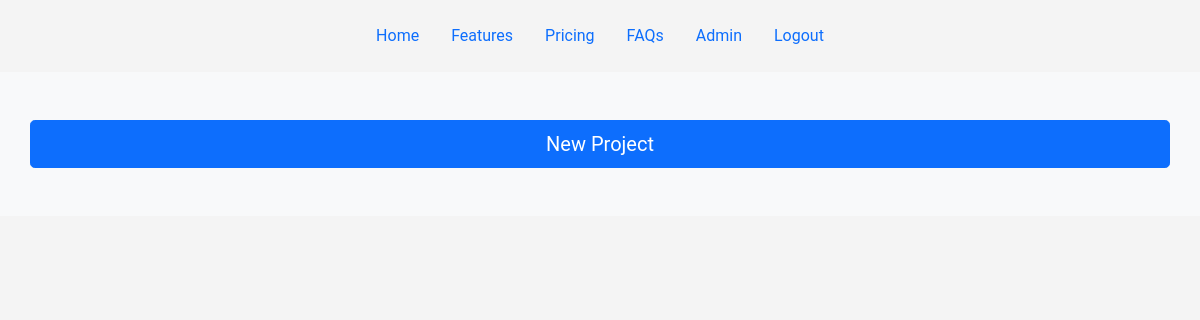
The app's page /projects/ (signed in), older data.
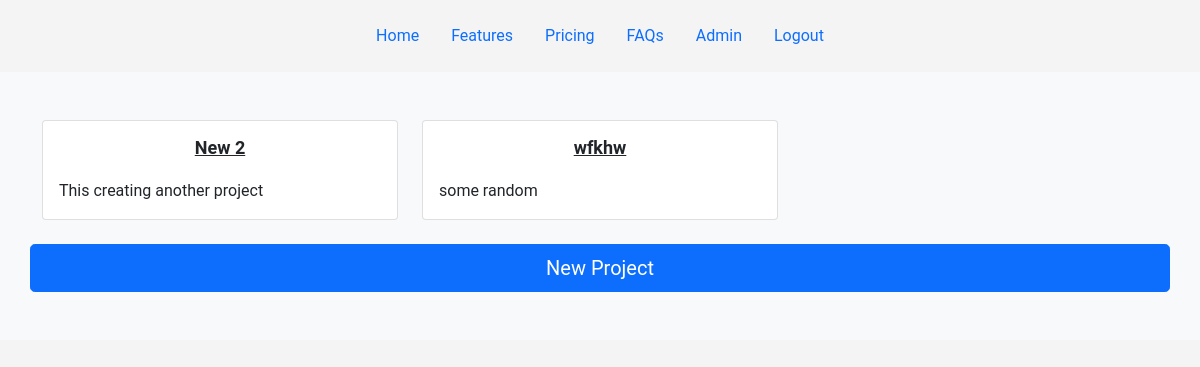
The same page, newer data.
### project/models.py (models this page shows, shortened)
class Project(models.Model):
    name = models.CharField(max_length=250)
    slug = models.SlugField(max_length=250, unique=True)
    description = models.TextField()
    user = models.ForeignKey(settings.AUTH_USER_MODEL, on_delete=models.PROTECT)
    assigned_users = models.ManyToManyField(
        settings.AUTH_USER_MODEL, related_name="assigned_projects"
    )
    is_completed = models.BooleanField(default=False)
    def get_absolute_url(self):
        return reverse("project:project_detail", args=[self.slug])

### project/views.py (the view, shortened to what this page needs)
# urls.py: path("projects/", ProjectListingView.as_view(), name="projects"),
class ProjectListingView(LoginRequiredMixin, PermissionRequiredMixin, ListView):
    model = Project
    template_name = "project.html"
    context_object_name = "projects"
    permission_required = "project.view_project"
    def get_queryset(self):
        if self.request.user.groups.filter(name="Admin").exists():
            return Project.objects.all()
        queryset = Project.objects.filter(
            Q(user=self.request.user) | Q(assigned_users=self.request.user)
        ).distinct()
        return queryset

### project/templates/project.html (shortened to what this page needs)
{% extends "base.html" %}
{% block content %}
<div class="album py-5 bg-light">
  <div class="container">
    <div class="row">
        {% for project in projects %}
        <div class="col-md-4">
          <a class="text-dark" href="{{project.get_absolute_url}}">
            <div class="card mb-4 box-shadow">
              <div class="card-body">
                <h2 style="font-size:18px;font-weight:bold">{{project.name}}</h2>
                </a>
                <p class="card-text">{{project.description}}</p>
              </div>
            </div>
        </div>
        {% endfor %}
        {% if perms.project.change_project  %}
          <a href="{% url 'project:create_project' %}" class="btn btn-primary btn-lg px-4 gap-3" role="button" aria-disabled="true">New Project</a>
        {% endif %}
    </div>
  </div>
</div>
{% endblock %}

Row changes from the older to the newer data that the page shows:
added Project: name "New 2", description "This creating another project"
added Project: name "wfkhw", description "some random"
